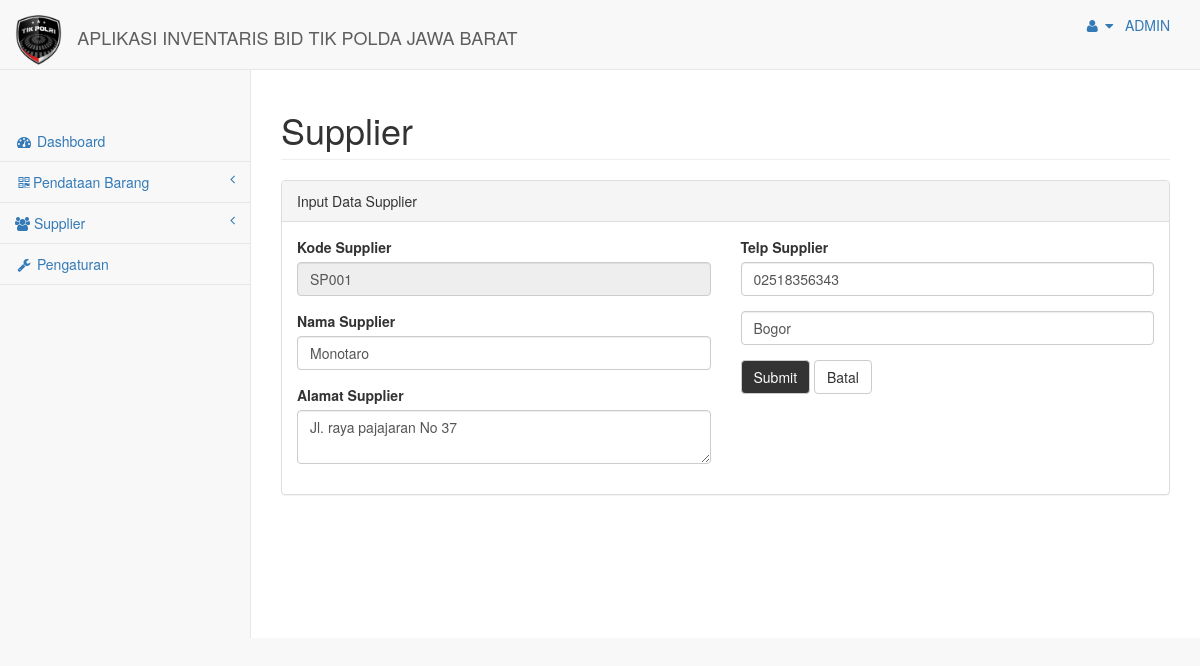
The app's page /supplier.php?id=SP001&page=updatesupplier (signed in) with its own data.
### tables this page shows
CREATE TABLE `supplier` (
  `kode_supplier` varchar(5) NOT NULL,
  `nama_supplier` varchar(35) NOT NULL,
  `alamat_supplier` varchar(50) NOT NULL,
  `telp_supplier` varchar(25) NOT NULL,
  `kota_supplier` varchar(20) NOT NULL
);

### config/Class_Supplier.php (called while the page is built, shortened)
<?php
class Class_Supplier
{
    function edit_supplier($kode_supplier)
    {
        include("config.php");
        $sql = "select * from supplier where kode_supplier='".$kode_supplier."'";
        $data = mysqli_query($conn,$sql);
        while ($d=mysqli_fetch_assoc($data)) {
            $hasil[] = $d;
        }
        return $hasil;
    }
}
 ?>

### supplier/edit_supplier.php (the view, shortened to what this page needs)
<div class="row">
    <div class="col-lg-12">
        <h1 class="page-header">Supplier</h1>
    </div>
</div>
<div class="row">
    <div class="col-lg-12">
        <div class="panel panel-default">
            <div class="panel-heading">
                Input Data Supplier
            </div>
            <div class="panel-body">
                <?php
                 foreach ($cs->edit_supplier($_GET['id']) as $row) {
                 ?>
                <div class="row">
                    <div class="col-lg-6">
                    <form action="supplier/proses_supplier.php?aksi=update" method="post" enctype="multipart/form-data">
                <div class="form-group ">
                    <label for="">Kode Supplier</label>
                    <input type="text" placeholder="kode Supplier" name="kode_supplier" class="form-control" required value="<?=$row['kode_supplier']?>" readonly>
                </div>
                <div class="form-group ">
                    <label for="">Nama Supplier</label>
                    <input type="text" placeholder="Nama Supplier" name="nama_supplier" class="form-control" required value="<?=$row['nama_supplier']?>">
                </div>
                <div class="form-group ">
                    <label for="">Alamat Supplier</label>
                    <textarea name="alamat_supplier" class="form-control" required placeholder="Alamat Supplier"><?=$row['alamat_supplier']?></textarea>
                </div>
            </div>
            <div class="col-lg-6">
                <div class="form-group ">
                    <label for="">Telp Supplier</label>
                    <input type="text" placeholder="Telp Supplier" name="telp_supplier" class="form-control" required value="<?=$row['telp_supplier']?>">
                </div>
                <div class="form-group ">
                    <input type="text" placeholder="Kota Supplier" name="kota_supplier" class="form-control" required value="<?=$row['kota_supplier']?>">
                </div>
                            <div class="form-group">
                            <button type="submit" name="submit" value="Simpan" class="btn btn-default" style="background-color: #333; color: #fff;">Submit</button>
                            <a href='?page=databarang' class="btn btn-default" >Batal</a>
                            </div>
                        </div>
                        <?php } ?>
                    </div>
                </div>
            </div>
        </div>
    </div>
</div>

### records on screen
supplier: kode_supplier "SP001", nama_supplier "Monotaro", alamat_supplier "Jl. raya pajajaran No 37", telp_supplier "02518356343", kota_supplier "Bogor"

### other values on screen
$_SESSION["username"] "ADMIN"
